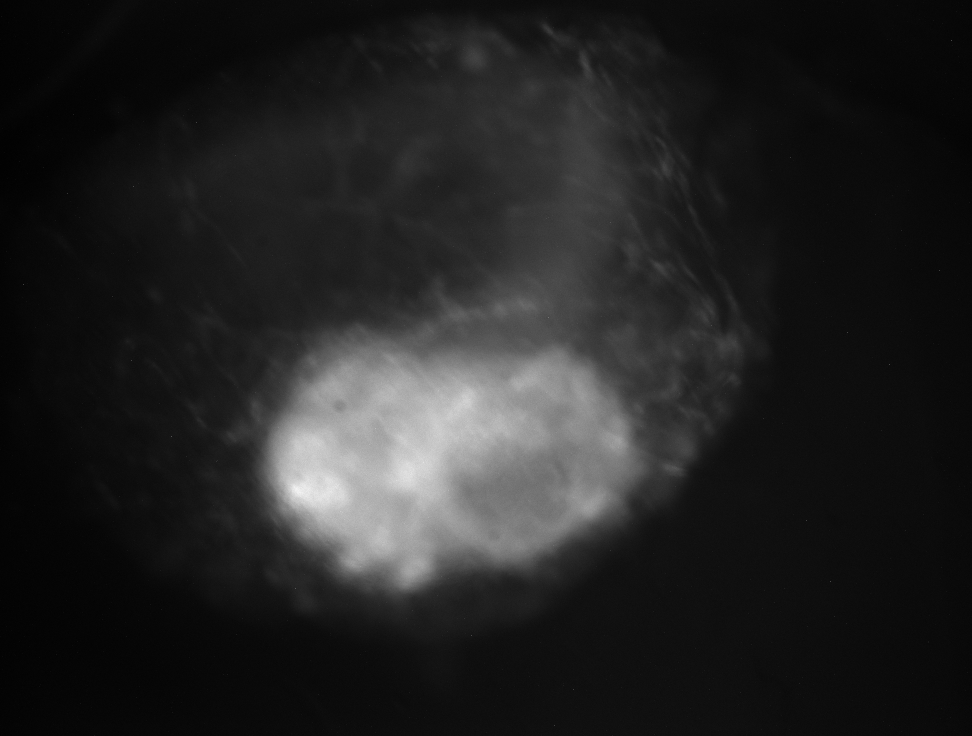
#> input picture photohandling/preprocessing/images/100_zs+-20.png, 1944 x 1472 px (shown at 1/2 size)
$ python brightfield_organoid_tracker.py ../../photohandling/preprocessing/images/100_zs+-10.png
#> lines starting #> are read from the running program, lines starting #| are printed output that depends on the picture; after the words box and inside, x2 and y2 are one past the last pixel; in counts of white or black regions, pixels touching at a corner belong together
### microscopy_pipeline/io.py
"""Image and stack I/O helpers used by every operation.

The goal is to keep the format-handling logic in one place so the operation
modules can focus on pure-numpy transforms.

Canonical in-memory representation (used uniformly across the package):

* **Single image** -- one ``np.ndarray``: 2-D ``(H, W)`` grayscale (uint8/uint16)
  or 3-D ``(H, W, 3)`` RGB (uint8, RGB channel order).  ``load_image`` returns
  this and ``save_image`` accepts it.
* **Stack / multi-frame TIFF** -- ``List[np.ndarray]`` (a list of 2-D frames),
  *not* a 3-D ``(frames, H, W)`` array.  ``load_stack`` returns a list and
  ``save_stack`` accepts any iterable of frames.  A 3-D array is permitted only
  as a private, transient vectorization buffer inside a single function; it must
  never cross a public function boundary.

Animated GIFs, CSVs and matplotlib figures are deliberately outside this layer
(see ``tiff_to_gif``, ``sum_fluorescence``, ``plot_summed_fluorescence``,
``graph_contour_data``); those ops handle their own specialized I/O.
"""

from __future__ import annotations

import os
from pathlib import Path
from typing import Iterable, List, Optional, Union

import numpy as np
from PIL import Image

PathLike = Union[str, os.PathLike]

IMAGE_EXTS = {".png", ".jpg", ".jpeg", ".bmp", ".tif", ".tiff", ".gif", ".webp", ".jp2"}
TIFF_EXTS = {".tif", ".tiff"}


# ---------------------------------------------------------------------------
# Format / mode introspection
# ---------------------------------------------------------------------------

def is_tiff_path(path: PathLike) -> bool:
    return Path(path).suffix.lower() in TIFF_EXTS


# [36 lines left out: functions is_tiff_stack, detect_bit_depth, not called in this run]


# ---------------------------------------------------------------------------
# PIL <-> ndarray
# ---------------------------------------------------------------------------

def _pil_to_array(img: Image.Image, *, grayscale: bool | None = None) -> np.ndarray:
    """Convert PIL image to numpy array, preserving bit depth where possible."""
    mode = img.mode
    if mode in ("I;16", "I;16B", "I;16L"):
        return np.asarray(img, dtype=np.uint16)
    if mode == "I":
        arr = np.asarray(img)
        if arr.max() <= 65535:
            return arr.astype(np.uint16)
        return arr.astype(np.uint32)
    if mode == "L":
        return np.asarray(img, dtype=np.uint8)
    if grayscale:
        return np.asarray(img.convert("L"), dtype=np.uint8)
    if mode in ("RGB", "RGBA", "BGR"):
        return np.asarray(img.convert("RGB"), dtype=np.uint8)
    return np.asarray(img.convert("L"), dtype=np.uint8)


# [18 lines left out: function array_to_pil, not called in this run]


# ---------------------------------------------------------------------------
# Single-image load/save
# ---------------------------------------------------------------------------

def load_image(path: PathLike, *, grayscale: bool | None = None) -> np.ndarray:
    """Load a single image (or first frame of a stack) as a numpy array.

    Parameters
    ----------
    path : str or Path
    grayscale : bool, optional
        If True, force conversion to single-channel grayscale.  If None
        (default) the image is loaded with its native channels preserved.
    """
    with Image.open(path) as img:
        return _pil_to_array(img, grayscale=grayscale)


# [79 lines left out: functions save_image, load_stack, save_stack, not called in this run]


# ---------------------------------------------------------------------------
# Pixel-size (physical resolution) metadata
# ---------------------------------------------------------------------------

# TIFF tag ids: XResolution=282, YResolution=283, ResolutionUnit=296
# ResolutionUnit values: 1=none/relative, 2=inch, 3=centimetre.
_UNIT_UM = {2: 25400.0, 3: 10000.0}  # micrometres per resolution unit


# [47 lines left out: functions read_pixel_size_um, resolution_tags_for_pixel_size, not called in this run]


# ---------------------------------------------------------------------------
# OME-TIFF (physical metadata via OME-XML; needs the optional 'tifffile' package)
# ---------------------------------------------------------------------------

_OME_UNIT_UM = {
    "µm": 1.0, "um": 1.0, "micron": 1.0, "microns": 1.0, "micrometer": 1.0,
    "nm": 1e-3, "mm": 1e3, "cm": 1e4, "m": 1e6,
}


# [160 lines left out: functions is_ome_path, _require_tifffile, save_ome_tiff, _parse_ome_pixel_size_um, _read_ome_pixel_size_um, read_ome_metadata and 4 more, not called in this run]

### microscopy_pipeline/cli.py
"""Shared CLI helpers.

Every operation script accepts the same core flags so that pipelines feel
consistent::

    -i, --input   PATH     Input file or directory.
    -o, --output  PATH     Output file or directory.

Op-specific flags use ``--kebab-case`` names matching the keyword argument of
the array-level function.
"""

from __future__ import annotations

import argparse
import logging
from typing import Optional


def build_io_parser(
    description: str,
    *,
    input_required: bool = True,
    output_required: bool = True,
    epilog: Optional[str] = None,
) -> argparse.ArgumentParser:
    """Create an ``ArgumentParser`` pre-populated with ``-i`` / ``-o``."""
    parser = argparse.ArgumentParser(
        description=description,
        epilog=epilog,
        formatter_class=argparse.RawDescriptionHelpFormatter,
    )
    parser.add_argument(
        "-i",
        "--input",
        required=input_required,
        help="Input file or directory.",
    )
    parser.add_argument(
        "-o",
        "--output",
        required=output_required,
        help="Output file or directory.",
    )
    parser.add_argument(
        "-v",
        "--verbose",
        action="count",
        default=0,
        help="Increase log verbosity (repeat -v for debug-level output).",
    )
    return parser


_LOGGER_NAME = "microscopy_pipeline"


def configure_logging(verbosity: int = 0) -> logging.Logger:
    """Configure the package logger for CLI use.

    No ``-v`` shows INFO-level progress messages; ``-v`` enables DEBUG.  When the
    package is imported as a library this is never called, so the logger stays
    unconfigured and quiet (standard logging practice).
    """
    level = logging.DEBUG if verbosity and verbosity >= 1 else logging.INFO
    logger = logging.getLogger(_LOGGER_NAME)
    logger.setLevel(level)
    if not logger.handlers:
        handler = logging.StreamHandler()
        handler.setFormatter(logging.Formatter("%(message)s"))
        logger.addHandler(handler)
    logger.propagate = False
    return logger


def add_folder_flags(parser: argparse.ArgumentParser, *, jobs: bool = True) -> argparse.ArgumentParser:
    """Add ``--skip-existing`` (and, unless ``jobs=False``, ``--jobs``) for folder ops.

    Aggregate ops that write a single ordered CSV pass ``jobs=False`` (they stay
    serial to keep deterministic row order).
    """
    if jobs:
        parser.add_argument(
            "--jobs", type=int, default=1,
            help="Parallel worker processes for folder mode (default 1 = serial).",
        )
    parser.add_argument(
        "--skip-existing", action="store_true",
        help="Skip inputs whose output already exists (resume an interrupted run).",
    )
    return parser

### microscopy_pipeline/ops/brightfield_organoid_tracker.py
"""Detect organoid contours in brightfield images and track area / darkness over time."""

from __future__ import annotations

import csv
import logging
import re
from pathlib import Path
from typing import Optional

import cv2
import numpy as np
from PIL import Image

from .. import io
from ..cli import build_io_parser, configure_logging, add_folder_flags

logger = logging.getLogger(__name__)

_TIMEPOINT_PATTERNS = [
    re.compile(r"_(\d+)$"),
    re.compile(r"t(\d+)", re.IGNORECASE),
    re.compile(r"timepoint[_\s]*(\d+)", re.IGNORECASE),
    re.compile(r"tp(\d+)", re.IGNORECASE),
    re.compile(r"(\d+)_"),
    re.compile(r"(\d+)"),
]


# [7 lines left out: function _extract_timepoint, not called in this run]


def find_organoid_contour(
    image: np.ndarray,
    *,
    min_area: int = 1000,
    gaussian_blur: int = 5,
    threshold_method: str = "otsu",
    threshold_value: int = 127,
    morphology_kernel: int = 5,
    morphology_iterations: int = 2,
    clahe_clip_limit: float = 2.0,
    clahe_tile_grid_size=(8, 8),
    otsu_adjustment: int = 10,
):
    """Return ``(contour, area, binary_image)`` for the largest dark-on-bright object."""
    proc = image.copy()
    clahe = cv2.createCLAHE(clipLimit=clahe_clip_limit, tileGridSize=clahe_tile_grid_size)
    proc = clahe.apply(proc)
    if gaussian_blur > 0:
        proc = cv2.GaussianBlur(proc, (gaussian_blur, gaussian_blur), 0)
    if threshold_method == "otsu":
        otsu_t, _ = cv2.threshold(proc, 0, 255, cv2.THRESH_BINARY_INV + cv2.THRESH_OTSU)
        permissive = max(0, otsu_t - otsu_adjustment)
        _, binary = cv2.threshold(proc, permissive, 255, cv2.THRESH_BINARY_INV)
    elif threshold_method == "adaptive":
        binary = cv2.adaptiveThreshold(proc, 255, cv2.ADAPTIVE_THRESH_GAUSSIAN_C,
                                       cv2.THRESH_BINARY_INV, 11, 2)
    else:
        _, binary = cv2.threshold(proc, threshold_value, 255, cv2.THRESH_BINARY_INV)

    if morphology_kernel > 0:
        kernel = cv2.getStructuringElement(cv2.MORPH_ELLIPSE, (morphology_kernel, morphology_kernel))
        binary = cv2.morphologyEx(binary, cv2.MORPH_OPEN, kernel, iterations=morphology_iterations)
        binary = cv2.morphologyEx(binary, cv2.MORPH_CLOSE, kernel, iterations=morphology_iterations)

    n_labels, labels, stats, _ = cv2.connectedComponentsWithStats(binary, connectivity=8)
    if n_labels <= 1:
        return None, 0, binary
    areas = stats[1:, cv2.CC_STAT_AREA]
    indices = np.arange(1, n_labels)
    valid = areas >= min_area
    if not np.any(valid):
        return None, 0, binary
    largest = indices[valid][np.argmax(areas[valid])]
    component = (labels == largest).astype(np.uint8) * 255
    contours, _ = cv2.findContours(component, cv2.RETR_EXTERNAL, cv2.CHAIN_APPROX_SIMPLE)
    if not contours:
        return None, 0, component
    largest_contour = max(contours, key=cv2.contourArea)
    return largest_contour, float(cv2.contourArea(largest_contour)), component


def _to_8bit_scaled(arr: np.ndarray) -> np.ndarray:
    if arr.dtype == np.uint16 or arr.max() > 255:
        arr = (arr // 256).astype(np.uint8)
    arr = arr.astype(np.uint8)
    lo, hi = arr.min(), arr.max()
    if lo == hi:
        return np.full_like(arr, 128)
    return ((arr.astype(np.float32) - lo) / (hi - lo) * 255).astype(np.uint8)


def track_organoid(image: np.ndarray, **detection_params) -> dict:
    """Detect contour, return area + darkness statistics + the contour points."""
    original = image.copy()
    scaled = _to_8bit_scaled(image)
    contour, area, _ = find_organoid_contour(scaled, **detection_params)
    if contour is None:
        return {"contour_found": False, "area_pixels": 0.0, "perimeter": 0.0,
                "centroid": (0, 0), "bounding_box": (0, 0, 0, 0),
                "width": 0, "height": 0, "aspect_ratio": 0.0, "circularity": 0.0,
                "total_darkness": 0.0, "average_darkness": 0.0,
                "min_darkness": 0.0, "max_darkness": 0.0,
                "raw_intensity_mean": 0.0, "raw_intensity_min": 0.0, "raw_intensity_max": 0.0,
                "contour": None}
    perimeter = float(cv2.arcLength(contour, True))
    M = cv2.moments(contour)
    cx = int(M["m10"] / M["m00"]) if M["m00"] else 0
    cy = int(M["m01"] / M["m00"]) if M["m00"] else 0
    x, y, w, h = cv2.boundingRect(contour)
    mask = np.zeros(original.shape[:2], dtype=np.uint8)
    cv2.fillPoly(mask, [contour], 255)
    pixels = original[mask > 0]
    if len(pixels):
        inv = 255 - pixels.astype(np.float32)
        total_d = float(inv.sum()); avg_d = float(inv.mean())
        min_d = float(inv.min()); max_d = float(inv.max())
        rim = float(pixels.mean()); rmin = float(pixels.min()); rmax = float(pixels.max())
    else:
        total_d = avg_d = min_d = max_d = rim = rmin = rmax = 0.0
    return {
        "contour_found": True,
        "area_pixels": float(area),
        "perimeter": perimeter,
        "centroid": (cx, cy),
        "bounding_box": (x, y, w, h),
        "width": w, "height": h,
        "aspect_ratio": w / h if h else 0.0,
        "circularity": (4 * np.pi * area) / (perimeter ** 2) if perimeter else 0.0,
        "total_darkness": total_d, "average_darkness": avg_d,
        "min_darkness": min_d, "max_darkness": max_d,
        "raw_intensity_mean": rim, "raw_intensity_min": rmin, "raw_intensity_max": rmax,
        "contour": contour,
    }


def track_organoid_file(
    input_path, output_path,
    *,
    contour_color=(0, 255, 0), contour_thickness: int = 2,
    **detection_params,
) -> dict:
    img = io.load_image(input_path, grayscale=True)
    res = track_organoid(img, **detection_params)
    scaled = _to_8bit_scaled(img)
    overlay = cv2.cvtColor(scaled, cv2.COLOR_GRAY2RGB)
    if res["contour_found"]:
        cv2.drawContours(overlay, [res["contour"]], -1, contour_color, contour_thickness)
        cv2.circle(overlay, res["centroid"], 5, (255, 0, 0), -1)
        x, y, w, h = res["bounding_box"]
        cv2.rectangle(overlay, (x, y), (x + w, y + h), (255, 255, 0), 1)
    Path(output_path).parent.mkdir(parents=True, exist_ok=True)
    Image.fromarray(overlay).save(output_path)
    res.pop("contour", None)
    return res


# [60 lines left out: function track_organoid_folder, not called in this run]


def cli(argv=None):
    parser = build_io_parser(
        "Detect organoid contours in brightfield TIFFs and track area/darkness over time."
    )
    parser.add_argument("--pixel-size-um", type=float, default=None)
    parser.add_argument("--min-area", type=int, default=1000)
    parser.add_argument("--gaussian-blur", type=int, default=5)
    parser.add_argument("--threshold-method", choices=("otsu", "adaptive", "manual"), default="otsu")
    parser.add_argument("--threshold-value", type=int, default=127)
    parser.add_argument("--morphology-kernel", type=int, default=5)
    parser.add_argument("--morphology-iterations", type=int, default=2)
    parser.add_argument("--clahe-clip-limit", type=float, default=2.0)
    parser.add_argument("--clahe-tile-grid", type=int, default=8)
    parser.add_argument("--otsu-adjustment", type=int, default=10)
    add_folder_flags(parser, jobs=False)
    args = parser.parse_args(argv)
    configure_logging(args.verbose)
    params = dict(
        min_area=args.min_area,
        gaussian_blur=args.gaussian_blur,
        threshold_method=args.threshold_method,
        threshold_value=args.threshold_value,
        morphology_kernel=args.morphology_kernel,
        morphology_iterations=args.morphology_iterations,
        clahe_clip_limit=args.clahe_clip_limit,
        clahe_tile_grid_size=(args.clahe_tile_grid, args.clahe_tile_grid),
        otsu_adjustment=args.otsu_adjustment,
    )
    src = Path(args.input)
    if src.is_dir():
        track_organoid_folder(args.input, args.output,
                              pixel_size_um=args.pixel_size_um,
                              skip_existing=args.skip_existing, **params)
    else:
        track_organoid_file(args.input, args.output, **params)
#> in load_image, img is the input picture: PIL image 1944x1472 L; min 0, max 255, mean 34.5
#> in _to_8bit_scaled, `lo, hi = arr.min(), arr.max()`: lo = 0; hi = 255
#> in find_organoid_contour, `proc = clahe.apply(proc)`:
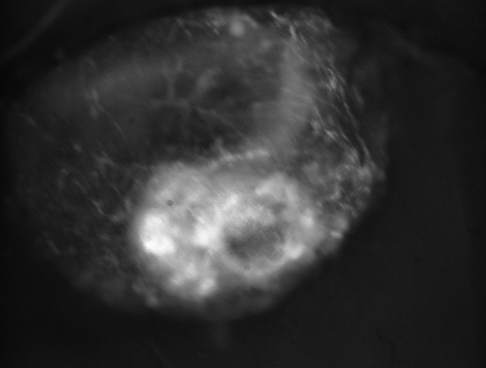
#> proc: shape (1472, 1944) (shown at 1/4 size); min 1, max 255, mean 49
#> in find_organoid_contour, `otsu_t, _ = cv2.threshold(proc, 0, 255, cv2.THRESH_BINARY_INV + cv2.TH..`: otsu_t = 84
#> in find_organoid_contour, `permissive = max(0, otsu_t - otsu_adjustment)`: permissive = 74
#> in find_organoid_contour, `_, binary = cv2.threshold(proc, permissive, 255, cv2.THRESH_BINARY_INV)`:
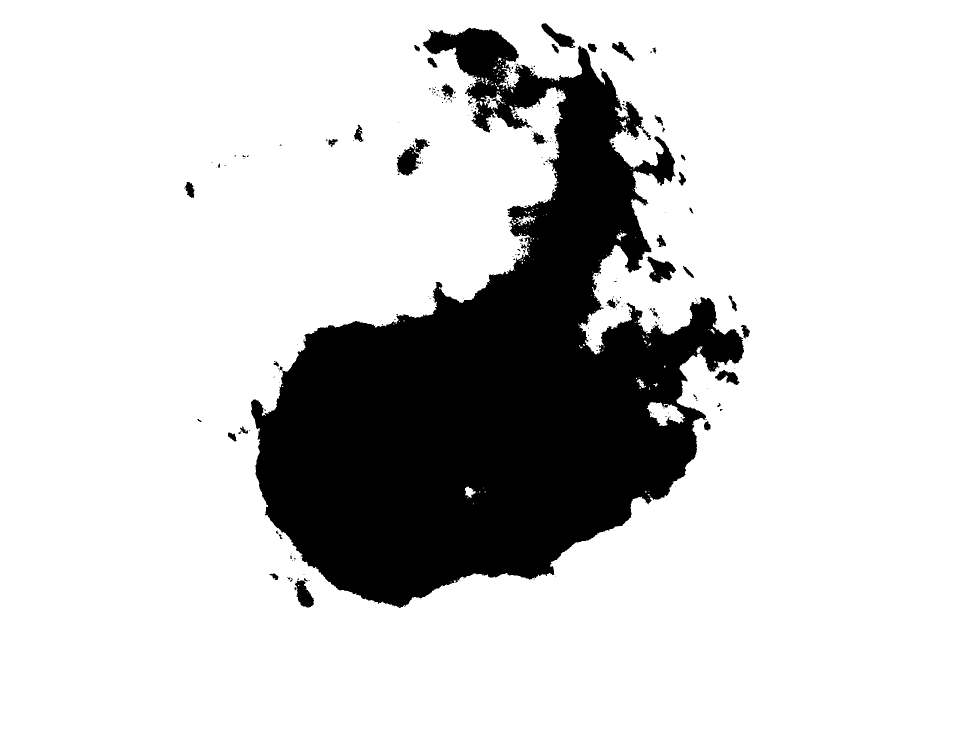
#> binary: shape (1472, 1944) (shown at 1/2 size); 81.4% white; 254 black regions (206 under 20 px), largest, box (x1, y1, x2, y2) and area: (502, 55, 1488, 1216) 519105, (793, 277, 859, 351) 2158, (1293, 513, 1352, 566) 1678
#> in find_organoid_contour, `n_labels, labels, stats, _ = cv2.connectedComponentsWithStats(binary, ..`:
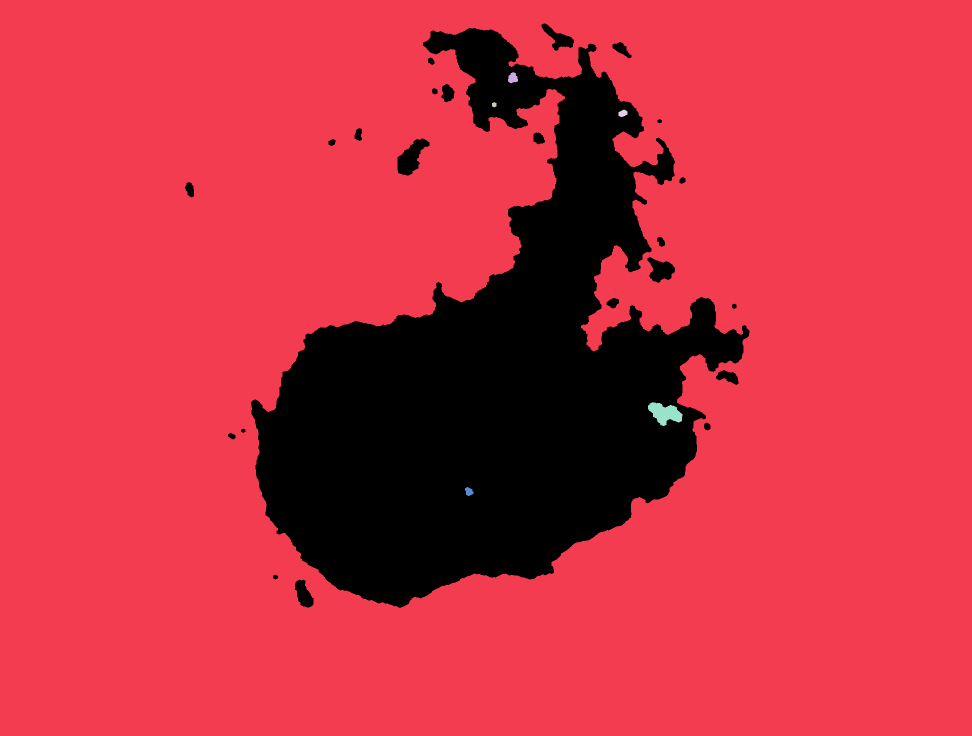
#> labels: shape (1472, 1944) int32 (shown at 1/2 size); 7 distinct labels, from 0 to 6; one colour per label, 0 black
#> in find_organoid_contour, `n_labels, labels, stats, _ = cv2.connectedComponentsWithStats(binary, ..`: n_labels = 7; stats = [[370, 47, 1129, 1169, 539979], [0, 0, 1944, 1472, 2318848], [1016, 144, 20, 23, 316], [984, 204, 9, 11, 75], [1237, 219, 18, 15, 195], [1296, 804, 69, 48, 1945], [930, 974, 17, 18, 210]]
#> in find_organoid_contour, `areas = stats[1:, cv2.CC_STAT_AREA]`: areas = [2318848, 316, 75, 195, 1945, 210]
#> in find_organoid_contour, `valid = areas >= min_area`: valid = [True, False, False, False, True, False]
#> in find_organoid_contour, `largest = indices[valid][np.argmax(areas[valid])]`: largest = 1
#> in find_organoid_contour, `contours, _ = cv2.findContours(component, cv2.RETR_EXTERNAL, cv2.CHAIN..`: contours = [[[0, 0], [0, 1471], [1943, 1471], [1943, 0]]]
#> in find_organoid_contour, `largest_contour = max(contours, key=cv2.contourArea)`: largest_contour = [[0, 0], [0, 1471], [1943, 1471], [1943, 0]]
#> in track_organoid, `contour, area, _ = find_organoid_contour(scaled, **detection_params)`: area = 2858153
#> in track_organoid, `perimeter = float(cv2.arcLength(contour, True))`: perimeter = 6828
#> in track_organoid, `M = cv2.moments(contour)`: M = moments, m00 2858153, centre m10/m00, m01/m00 = (971.5, 735.5)
#> in track_organoid, `cx = int(M["m10"] / M["m00"]) if M["m00"] else 0`: cx = 971
#> in track_organoid, `cy = int(M["m01"] / M["m00"]) if M["m00"] else 0`: cy = 735
#> in track_organoid, `x, y, w, h = cv2.boundingRect(contour)`: x = 0; w = 1944; h = 1472
#> in track_organoid, `total_d = float(inv.sum())`: total_d = 630851200
#> in track_organoid, `avg_d = float(inv.mean())`: avg_d = 220.5
#> in track_organoid, `min_d = float(inv.min())`: min_d = 0
#> in track_organoid, `max_d = float(inv.max())`: max_d = 255
#> in track_organoid, `rim = float(pixels.mean())`: rim = 34.54
#> in track_organoid, `rmin = float(pixels.min())`: rmin = 0
#> in track_organoid, `rmax = float(pixels.max())`: rmax = 255
#> in track_organoid_file, `res = track_organoid(img, **detection_params)`: res = 17 items
#> in track_organoid_file, `x, y, w, h = res["bounding_box"]`: x = 0; w = 1944; h = 1472
#> in track_organoid_file, `cv2.rectangle(overlay, (x, y), (x + w, y + h), (255, 255, 0), 1)`:
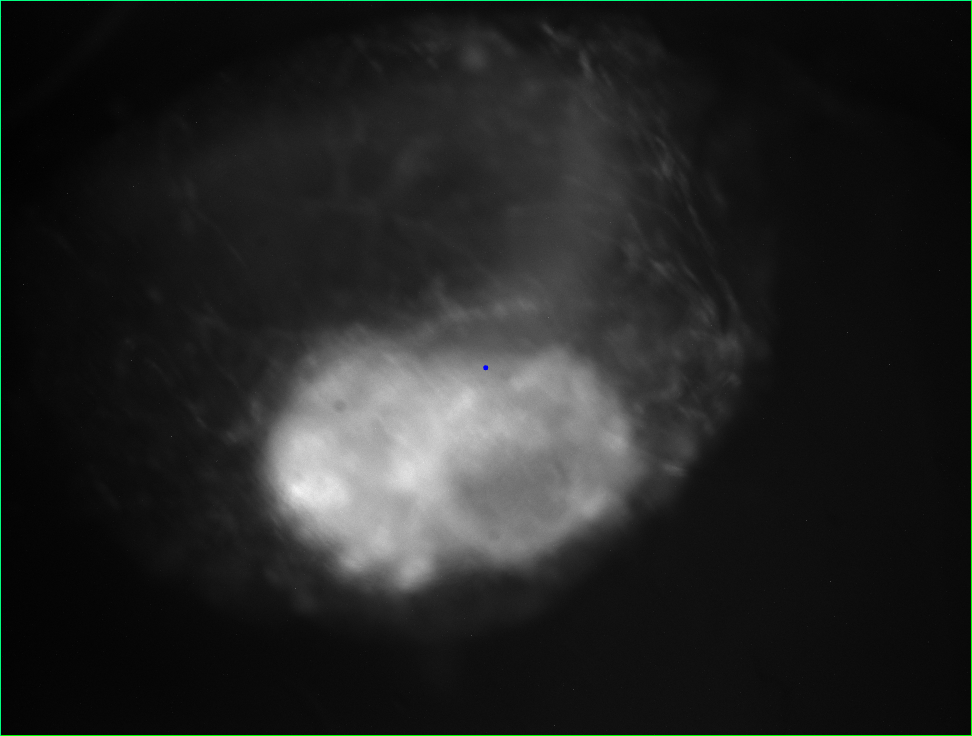
#> overlay: shape (1472, 1944, 3) (shown at 1/2 size); mean B, G, R 34.8, 35.7, 34.5


if __name__ == "__main__":
    cli()
